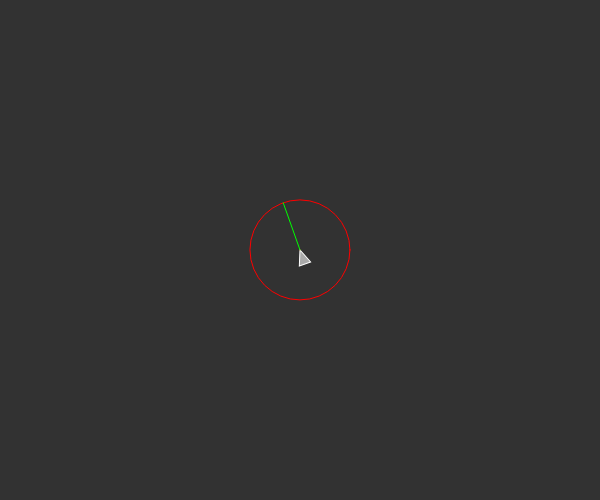
Frame 1 (no input)
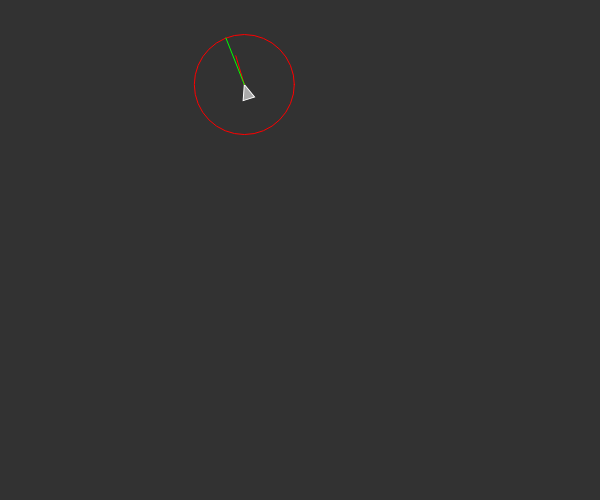
Frame 60 (no input)
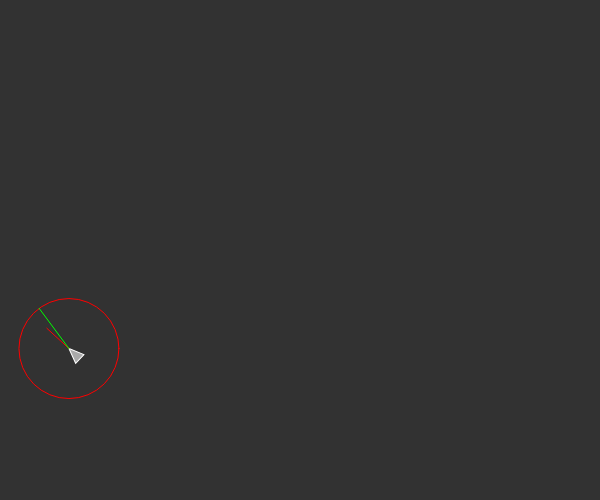
Frame 120 (the mouse pressed at the canvas centre since frame 60)

The p5.js sketch that drew these frames (run headless with seeded random() and noise() and a simulated clock; from frame 60 on, the mouse is pressed at the canvas centre):

// p5.js sketch
// ── sketch.js
let v;

function setup() {
  createCanvas(600, 500);

  v = new Vehicle(width / 2, height / 2, 15);
}

function draw() {
  background(50);

  v.detect();
  v.update();
  v.reappear();
  v.display();
}

///// CLASS /////

class Vehicle {
  constructor(x = 0, y = 0, size = 1) {
    this.pos = createVector(x, y);
    this.vel = createVector(0, 0);
    this.acc = createVector(0, 0);
    this.size = size;
    this.mass = 1;
    //
    this.angle = 0;
    //
    this.maxSpeed = 5;
    this.maxSteerForce = 0.1;
    // for detection
    this.detectVector = createVector();
    this.directionVector = createVector();
    this.predictDistance = 30;
    this.detectRadius = 50;
    this.wanderAngle = random(TWO_PI);
  }
  detect() {
    this.detectVector = p5.Vector.mult(
      this.vel.copy().normalize(),
      this.predictDistance
    );
    let centerPos = p5.Vector.add(this.pos, this.detectVector);

    this.wanderAngle += random(-0.2, 0.2);
    //this.wanderAngle = noise(frameCount*0.01)*TWO_PI;

    this.directionVector = p5.Vector.fromAngle(this.wanderAngle);
    this.directionVector.setMag(this.detectRadius);

    let directionPos = p5.Vector.add(centerPos, this.directionVector);
    this.seek(directionPos);
  }
  seek(targetPos) {
    let desiredVec = p5.Vector.sub(targetPos, this.pos);

    let distance = desiredVec.mag();
    desiredVec.normalize();
    desiredVec.mult(this.maxSpeed);

    let steerForce = p5.Vector.sub(desiredVec, this.vel);
    steerForce.limit(this.maxSteerForce);

    this.applyForce(steerForce);
  }
  reappear() {
    if (this.pos.x < 0) {
      this.pos.x = width;
    } else if (this.pos.x > width) {
      this.pos.x = 0;
    }
    if (this.pos.y < 0) {
      this.pos.y = height;
    } else if (this.pos.y > height) {
      this.pos.y = 0;
    }
  }
  applyForce(f) {
    if (this.mass > 0) {
      let force = p5.Vector.div(f, this.mass);
      this.acc.add(force);
    }
  }
  update() {
    this.vel.add(this.acc);
    this.pos.add(this.vel);
    this.acc.mult(0);
    //
    this.angle = this.vel.heading();
  }
  display() {
    push();
    translate(this.pos.x, this.pos.y);

    push(); // push for rotation
    rotate(this.angle);
    // draw the vehicle
    stroke(255);
    fill(255, 150);
    triangle(0, 0, -this.size, -this.size * 0.4, -this.size, this.size * 0.4);
    pop(); // pop for rotation

    // draw detecting graphics
    noFill();
    stroke(255, 0, 0);
    line(0, 0, this.detectVector.x, this.detectVector.y);

    //translate(this.detectVector.x, this.detectVector.y);
    ellipse(0, 0, this.detectRadius * 2, this.detectRadius * 2);

    stroke(0, 255, 0);
    line(0, 0, this.directionVector.x, this.directionVector.y);

    pop();
  }
}
